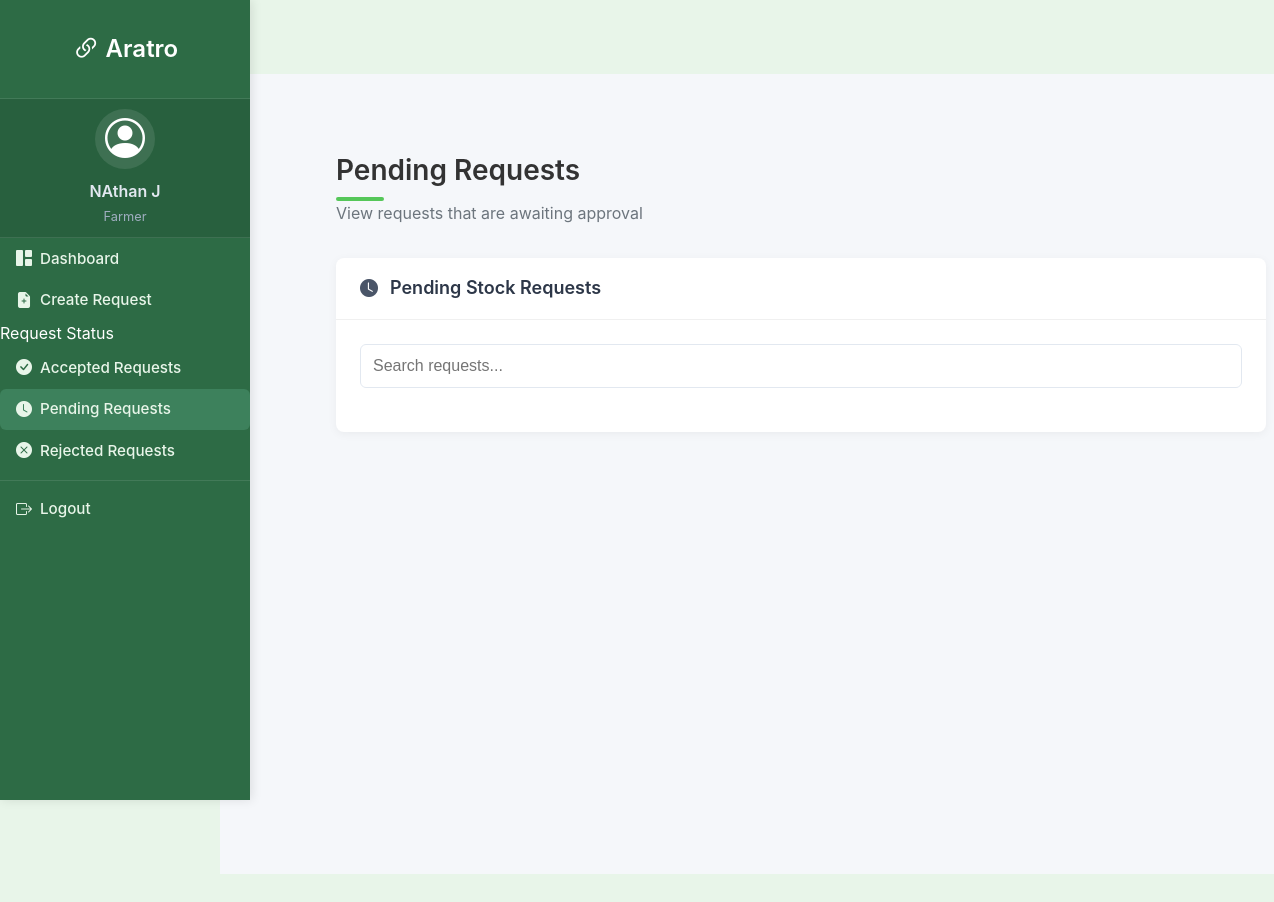
Before: /farmer/pending-requests (signed in) with the older database file.
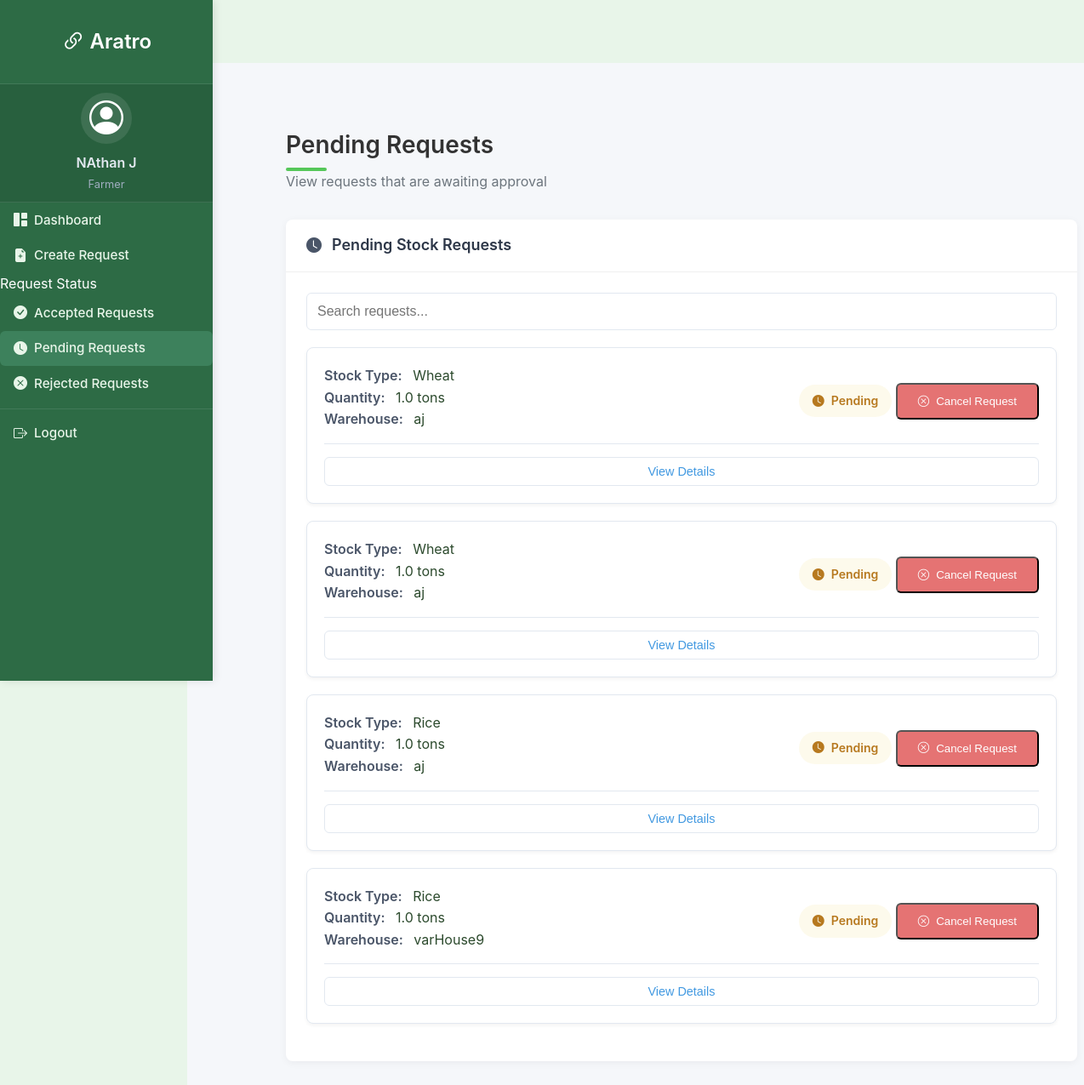
After: the same page with the newer database file.
### models.py (models this page shows, shortened)
class Farmer(db.Model):
    id = db.Column(db.Integer, primary_key=True, autoincrement=True)
    user_id = db.Column(db.Integer, db.ForeignKey('user.id'), nullable=False)
    name = db.Column(db.String(100), nullable=False)
    address = db.Column(db.String(200), nullable=False)
    aadhar_number = db.Column(db.String(12), unique=True, nullable=False)  # Exactly 12 digits
    phone_number = db.Column(db.String(10), nullable=False)  # Exactly 10 digits
    eth_address = db.Column(db.String(42), unique=True, nullable=True)  # Ethereum address for blockchain
    stocks = db.relationship('Stock', backref='farmer', lazy=True)

class StockRequest(db.Model):
    __tablename__ = 'stock_request'
    id = db.Column(db.Integer, primary_key=True, autoincrement=True)
    from_id = db.Column(db.Integer, db.ForeignKey('farmer.id'), nullable=False)  # Farmer's ID
    to_id = db.Column(db.Integer, db.ForeignKey('warehouse.id'), nullable=False)    # Warehouse's ID
    stock_id = db.Column(db.Integer, db.ForeignKey('stock.id'), nullable=False)
    request_date = db.Column(db.DateTime, default=datetime.utcnow)
    status = db.Column(db.String(20), default='pending')
    created_at = db.Column(db.DateTime, nullable=False, default=datetime.utcnow)
    updated_at = db.Column(db.DateTime, nullable=False, default=datetime.utcnow, onupdate=datetime.utcnow)
    blockchain_id = db.Column(db.Integer, nullable=True)  # ID on the blockchain
    blockchain_tx_hash = db.Column(db.String(66), nullable=True)  # Transaction hash on the blockchain
    farmer = db.relationship('Farmer', foreign_keys=[from_id], backref='stock_requests')
    warehouse = db.relationship('Warehouse', foreign_keys=[to_id], backref='received_requests')
    stock = db.relationship('Stock', backref='request')

class Stock(db.Model):
    id = db.Column(db.Integer, primary_key=True, autoincrement=True)
    type = db.Column(db.String(100), nullable=False)
    quantity = db.Column(db.Float, nullable=False)
    requested_quantity = db.Column(db.Float, nullable=False)  # Original requested quantity
    status = db.Column(db.String(20), nullable=False, default='pending')  # pending, stored, rejected
    farmer_id = db.Column(db.Integer, db.ForeignKey('farmer.id'), nullable=False)
    warehouse_id = db.Column(db.Integer, db.ForeignKey('warehouse.id'), nullable=False)
    created_at = db.Column(db.DateTime, nullable=False, default=datetime.utcnow)
    updated_at = db.Column(db.DateTime, nullable=False, default=datetime.utcnow, onupdate=datetime.utcnow)
    blockchain_id = db.Column(db.Integer, nullable=True)  # ID on the blockchain
    blockchain_tx_hash = db.Column(db.String(66), nullable=True)  # Transaction hash on the blockchain

class Warehouse(db.Model):
    id = db.Column(db.Integer, primary_key=True, autoincrement=True)
    user_id = db.Column(db.Integer, db.ForeignKey('user.id'), nullable=False)
    manager_name = db.Column(db.String(100), nullable=False)
    name = db.Column(db.String(100), nullable=False)
    location = db.Column(db.String(200))
    latitude = db.Column(db.Float)
    longitude = db.Column(db.Float)
    phone_number = db.Column(db.String(20))
    warehouse_type = db.Column(db.String(20))  # 'private' or 'government'
    capacity = db.Column(db.Float)  # in tons
    available_space = db.Column(db.Float)  # in tons
    eth_address = db.Column(db.String(42), unique=True, nullable=True)  # Ethereum address for blockchain
    stocks = db.relationship('Stock', backref='warehouse', lazy=True)

### routes.py (the view)
@farmer_dashboard.route('/pending-requests')
@login_required
def pending_requests():
    if current_user.role != 'farmer':
        flash('Access denied. You must be a farmer to view this page.', 'error')
        return redirect(url_for('main.index'))
    farmer = Farmer.query.filter_by(user_id=current_user.id).first()
    if not farmer:
        flash('Farmer profile not found.', 'error')
        return redirect(url_for('main.index'))
    pending_requests = StockRequest.query.filter_by(
        from_id=farmer.id,
        status='pending'
    ).order_by(StockRequest.request_date.desc()).all()
    return render_template(
        'pending_requests.html',
        pending_requests=pending_requests,
        user_farmer=farmer
    )

### app.py (called while the page is built)
@login_manager.user_loader
def load_user(user_id):
    try:
        if user_id.startswith('admin_'):
            admin_id = int(user_id.split('_')[1])
            return Admin.query.get(admin_id)
        else:
            return User.query.get(int(user_id))
    except Exception as e:
        logger.error(f"Error loading user: {e}")
        return None

@app.teardown_request
def teardown_request(exception=None):
    if exception:
        try:
            db.session.rollback()
            logger.warning(f"Transaction rolled back due to exception: {str(exception)}")
        except Exception as e:
            logger.error(f"Error during rollback: {str(e)}")
    try:
        db.session.rollback()
        db.session.remove()
    except Exception as e:
        logger.error(f"Error removing session: {str(e)}")

### routes.py (called while the page is built)
@auth.context_processor
@main.context_processor
@farmer_dashboard.context_processor
@warehouse_dashboard.context_processor
def inject_user_data():
    data = {}
    if current_user.is_authenticated:
        if hasattr(current_user, 'role'):  # Check if the user has a role attribute
            if current_user.role == 'warehouse_manager':
                data['user_warehouse'] = Warehouse.query.filter_by(user_id=current_user.id).first()
            elif current_user.role == 'farmer':
                data['user_farmer'] = Farmer.query.filter_by(user_id=current_user.id).first()
            elif current_user.role == 'ration_shop':
                data['shop'] = RationShop.query.filter_by(user_id=current_user.id).first()
            elif current_user.role == 'ration_manager':
                pass
    return data

### templates/pending_requests.html (shortened to what this page needs)
{% extends "base.html" %}
{% block content %}
<div class="container-fluid farmer-dashboard p-0">
    <div class="row g-0">
        <div class="col-md-3 col-lg-2 d-md-block sidebar-wrapper" id="farmerSidebar">
            <div class="position-sticky">
                <div class="sidebar-header">
                    <h5 class="sidebar-brand">
                        <span class="company-name" style="font-size: 1.5rem; font-weight: 600; color: white; text-align: center; width: 100%;">
                            <i class="bi bi-link-45deg" style="font-size: 1.8rem; margin-right: 5px;"></i>
                            Aratro
                        </span>
                    </h5>
                </div>
                <div class="user-info" style="display: flex; flex-direction: column; align-items: center; justify-content: center; width: 100%; padding: 10px 0;">
                    <div class="user-avatar">
                        <i class="bi bi-person-circle" style="font-size: 2.5rem;"></i>
                    </div>
                    <div class="user-details">
                        <span class="user-name">{% if user_farmer %}{{ user_farmer.name }}{% elif current_user.is_authenticated %}{{ current_user.username }}{% elif farmer %}{{ farmer.name }}{% else %}Farmer{% endif %}</span>
                        <span class="user-role">Farmer</span>
                    </div>
                </div>
                <ul class="nav flex-column sidebar-nav">
                    <li class="nav-item">
                        <a class="nav-link" href="{{ url_for('farmer_dashboard.farmer_home') }}">
                            <i class="bi bi-grid-1x2-fill me-2"></i>
                            <span>Dashboard</span>
                        </a>
                    </li>
                    <li class="nav-item">
                        <a class="nav-link" href="{{ url_for('farmer_dashboard.create_request_page') }}">
                            <i class="bi bi-file-earmark-plus-fill me-2"></i>
                            <span>Create Request</span>
                        </a>
                    </li>
                    <li class="nav-heading">Request Status</li>
                    <li class="nav-item">
                        <a class="nav-link" href="{{ url_for('farmer_dashboard.accepted_requests') }}">
                            <i class="bi bi-check-circle-fill me-2"></i>
                            <span>Accepted Requests</span>
                        </a>
                    </li>
                    <li class="nav-item">
                        <a class="nav-link active" href="{{ url_for('farmer_dashboard.pending_requests') }}">
                            <i class="bi bi-clock-fill me-2"></i>
                            <span>Pending Requests</span>
                        </a>
                    </li>
                    <li class="nav-item">
                        <a class="nav-link" href="{{ url_for('farmer_dashboard.rejected_requests') }}">
                            <i class="bi bi-x-circle-fill me-2"></i>
                            <span>Rejected Requests</span>
                        </a>
                    </li>
                    <li class="sidebar-divider"></li>
                    <li class="nav-item">
                        <a class="nav-link text-danger" href="{{ url_for('auth.logout') }}">
                            <i class="bi bi-box-arrow-right me-2"></i>
                            <span>Logout</span>
                        </a>
                    </li>
                </ul>
            </div>
        </div>
        <div class="col-md-9 col-lg-10 main-content">
            <div class="content-wrapper">
                <div class="dashboard-header text-center">
                    <h1 class="dashboard-title">Pending Requests</h1>
                    <p class="dashboard-subtitle">View requests that are awaiting approval</p>
                </div>
                <div class="dashboard-card">
                    <div class="dashboard-card-header">
                        <h5 class="dashboard-card-title">
                            <i class="bi bi-clock-fill me-2"></i>
                            Pending Stock Requests
                        </h5>
                    </div>
                    <div class="dashboard-card-body">
                        <input type="text" class="search-bar" placeholder="Search requests..." onkeyup="searchRequests()">
                        <div id="requests-container">
                            {% for request in pending_requests %}
                            <div class="request-item" data-request-id="{{ request.id }}">
                                <div class="request-summary">
                                    <div>
                                        <strong>Stock Type:</strong> {{ request.stock.type }}<br>
                                        <strong>Quantity:</strong> {{ request.stock.requested_quantity }} tons<br>
                                        <strong>Warehouse:</strong> {{ request.warehouse.name }}
                                    </div>
                                    <div>
                                        <div class="status-badge status-pending">
                                            <i class="bi bi-clock-fill"></i>
                                            Pending
                                        </div>
                                        <button class="btn btn-danger btn-sm mt-2" onclick="cancelRequest({{ request.id }})">
                                            <i class="bi bi-x-circle"></i> Cancel Request
                                        </button>
                                    </div>
                                </div>
                                <button class="view-details-btn" onclick="toggleDetails(this)">View Details</button>
                            </div>
                            {% endfor %}
                        </div>
                    </div>
                </div>
            </div>
        </div>
    </div>
</div>
{% endblock %}

### templates/base.html (shortened to what this page needs)
<!DOCTYPE html>
<html lang="en">
<head>
    <link rel="stylesheet" href="https://cdnjs.cloudflare.com/ajax/libs/font-awesome/5.15.4/css/all.min.css">
    <link rel="stylesheet" href="{{ url_for('static', filename='css/style.css') }}">
    <link rel="stylesheet" href="https://cdn.jsdelivr.net/npm/bootstrap-icons@1.11.1/font/bootstrap-icons.css">
</head>
<body>
    <div class="main-container {% if current_user.is_authenticated and current_user.role == 'farmer' %}no-navbar{% endif %}">
        <div class="content-area ">
            {% block content %}{% endblock %}
        </div>
    </div>
</body>
</html>

### templates/base.html (style rules this page uses)
.user-details { text-align: center; width: 100%; padding: 0 10px; }
.user-name { font-size: 1.1rem; font-weight: 600; color: white; margin-bottom: 0.25rem; display: block; word-wrap: break-word; overflow-wrap: break-word; max-width: 100%; }
.user-role { font-size: 0.8rem; color: rgba(255, 255, 255, 0.7); text-transform: capitalize; }

### templates/pending_requests.html (style rules this page uses)
body { margin-top: 50px; padding-top: 0px; margin-right: 0px; padding-right:0px; margin-left: 100px; }
.farmer-dashboard { background-color: #f5f7fa; position: relative; overflow-x: hidden; display: flex; flex-direction: column; }
.content-area { margin-left: 80px; }
.main-content { padding: 2rem; transition: all 0.3s; display: flex; justify-content: center; width: 100%; height: fit-content; overflow: visible; padding-left: 100px; }
.content-wrapper { width: 100%; max-width: 1200px; display: flex; flex-direction: column; align-items: center; height: fit-content; overflow: visible; }
.status-badge { display: inline-flex; align-items: center; padding: 0.5rem 1rem; border-radius: 9999px; font-size: 0.875rem; font-weight: 600; gap: 0.5rem; }
.status-pending { background-color: rgba(236, 201, 75, 0.1); color: #b7791f; }
.request-summary { display: flex; justify-content: space-between; align-items: center; }
.request-item { border: 1px solid #e2e8f0; border-radius: 8px; padding: 20px; margin-bottom: 20px; background-color: white; box-shadow: 0 2px 4px rgba(0, 0, 0, 0.05); transition: all 0.3s ease; }
.request-summary { padding-bottom: 15px; border-bottom: 1px solid #e2e8f0; margin-bottom: 15px; }
.request-summary strong { color: #4a5568; font-weight: 600; margin-right: 8px; }
.view-details-btn { background: none; border: 1px solid #e2e8f0; color: #4299e1; cursor: pointer; padding: 8px 16px; font-size: 0.9rem; font-weight: 500; border-radius: 6px; transition: all 0.2s ease; width: 100%; display: flex; align-items: center; justify-content: center; }
.sidebar-brand { display: flex; flex-direction: column; align-items: center; justify-content: center; width: 100%; text-align: center; padding: 10px 0; }
.sidebar-header { display: flex; flex-direction: column; align-items: center; width: 100%; }
.user-info { text-align: center; }
.user-avatar { width: 60px; height: 60px; border-radius: 50%; background-color: rgba(255, 255, 255, 0.1); display: flex; align-items: center; justify-content: center; margin: 0 auto 10px; color: #e2e8f0; }
.user-details { display: flex; flex-direction: column; align-items: center; width: 100%; }
.user-name { font-size: 1rem; font-weight: 600; color: #e2e8f0; margin-bottom: 2px; text-align: center; }
.user-role { font-size: 0.8rem; color: #a0aec0; text-align: center; }
.search-bar { width: 100%; padding: 12px; border: 1px solid #e2e8f0; border-radius: 6px; margin-bottom: 20px; font-size: 1rem; transition: border-color 0.2s ease; }

Changed rows visible on the page:
added StockRequest: stock.type "Wheat", stock.requested_quantity "1.0", warehouse.name "aj"
added StockRequest: stock.type "Wheat", stock.requested_quantity "1.0", warehouse.name "aj"
added StockRequest: stock.type "Rice", stock.requested_quantity "1.0", warehouse.name "aj"
added StockRequest: stock.type "Rice", stock.requested_quantity "1.0", warehouse.name "varHouse9"
